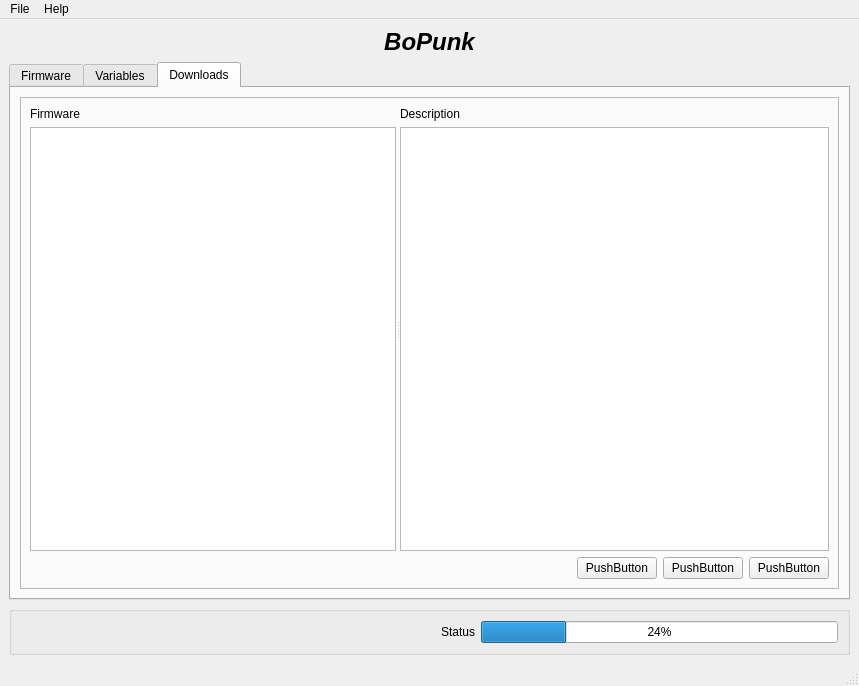
<ui version="4.0" >
 <class>MainWindow</class>
 <widget class="QMainWindow" name="MainWindow" >
  <property name="geometry" >
   <rect>
    <x>0</x>
    <y>0</y>
    <width>859</width>
    <height>686</height>
   </rect>
  </property>
  <property name="windowTitle" >
   <string>MainWindow</string>
  </property>
  <widget class="QWidget" name="centralwidget" >
   <layout class="QVBoxLayout" name="verticalLayout" >
    <item>
     <widget class="QLabel" name="label" >
      <property name="text" >
       <string>&lt;!DOCTYPE HTML PUBLIC "-//W3C//DTD HTML 4.0//EN" "http://www.w3.org/TR/REC-html40/strict.dtd">
&lt;html>&lt;head>&lt;meta name="qrichtext" content="1" />&lt;style type="text/css">
p, li { white-space: pre-wrap; }
&lt;/style>&lt;/head>&lt;body style=" font-family:'Lucida Grande'; font-size:13pt; font-weight:400; font-style:normal;">
&lt;p align="center" style=" margin-top:18px; margin-bottom:12px; margin-left:0px; margin-right:0px; -qt-block-indent:0; text-indent:0px; font-size:xx-large; font-weight:600;">&lt;span style=" font-size:xx-large; font-style:italic;">BoPunk&lt;/span>&lt;/p>&lt;/body>&lt;/html></string>
      </property>
     </widget>
    </item>
    <item>
     <widget class="QTabWidget" name="tabs" >
      <property name="currentIndex" >
       <number>2</number>
      </property>
      <widget class="QWidget" name="firmwareTab" >
       <attribute name="title" >
        <string>Firmware</string>
       </attribute>
       <layout class="QVBoxLayout" name="verticalLayout_6" >
        <item>
         <layout class="QFormLayout" name="formLayout" >
          <item row="0" column="0" >
           <widget class="QLabel" name="label_3" >
            <property name="text" >
             <string>BoPunk Device: </string>
            </property>
           </widget>
          </item>
          <item row="1" column="0" >
           <widget class="QLabel" name="label_4" >
            <property name="text" >
             <string>Firmware Version:</string>
            </property>
           </widget>
          </item>
          <item row="2" column="0" >
           <widget class="QLabel" name="label_5" >
            <property name="text" >
             <string>Firmware Title:</string>
            </property>
           </widget>
          </item>
          <item row="0" column="1" >
           <widget class="QLabel" name="label_6" >
            <property name="text" >
             <string>TextLabel</string>
            </property>
           </widget>
          </item>
          <item row="1" column="1" >
           <widget class="QLabel" name="label_7" >
            <property name="text" >
             <string>TextLabel</string>
            </property>
           </widget>
          </item>
          <item row="2" column="1" >
           <widget class="QLabel" name="label_8" >
            <property name="text" >
             <string>TextLabel</string>
            </property>
           </widget>
          </item>
          <item row="3" column="1" >
           <widget class="QToolButton" name="toolButton" >
            <property name="text" >
             <string>Device Settings</string>
            </property>
           </widget>
          </item>
         </layout>
        </item>
        <item>
         <widget class="QFrame" name="frame_2" >
          <property name="frameShape" >
           <enum>QFrame::StyledPanel</enum>
          </property>
          <property name="frameShadow" >
           <enum>QFrame::Raised</enum>
          </property>
          <layout class="QVBoxLayout" name="verticalLayout_5" >
           <item>
            <widget class="QSplitter" name="splitter_2" >
             <property name="orientation" >
              <enum>Qt::Horizontal</enum>
             </property>
             <widget class="QWidget" name="layoutWidget" >
              <layout class="QVBoxLayout" name="verticalLayout_4" >
               <item>
                <widget class="QLabel" name="label_10" >
                 <property name="text" >
                  <string>Firmwares</string>
                 </property>
                </widget>
               </item>
               <item>
                <widget class="QTableView" name="tableView" />
               </item>
              </layout>
             </widget>
            </widget>
           </item>
           <item>
            <layout class="QHBoxLayout" name="horizontalLayout_3" >
             <item>
              <spacer name="horizontalSpacer_3" >
               <property name="orientation" >
                <enum>Qt::Horizontal</enum>
               </property>
               <property name="sizeHint" stdset="0" >
                <size>
                 <width>40</width>
                 <height>20</height>
                </size>
               </property>
              </spacer>
             </item>
             <item>
              <widget class="QPushButton" name="pushButton_3" >
               <property name="text" >
                <string>Upload Firmware</string>
               </property>
              </widget>
             </item>
            </layout>
           </item>
          </layout>
         </widget>
        </item>
       </layout>
      </widget>
      <widget class="QWidget" name="variablesTab" >
       <attribute name="title" >
        <string>Variables</string>
       </attribute>
       <layout class="QGridLayout" name="gridLayout" >
        <item row="0" column="1" >
         <widget class="QFrame" name="frame_3" >
          <property name="frameShape" >
           <enum>QFrame::StyledPanel</enum>
          </property>
          <property name="frameShadow" >
           <enum>QFrame::Raised</enum>
          </property>
          <layout class="QFormLayout" name="formLayout_3" >
           <property name="fieldGrowthPolicy" >
            <enum>QFormLayout::FieldsStayAtSizeHint</enum>
           </property>
           <item row="0" column="0" >
            <widget class="QLabel" name="label_30" >
             <property name="text" >
              <string>BoPunk Device: </string>
             </property>
            </widget>
           </item>
           <item row="0" column="1" >
            <widget class="QLabel" name="label_33" >
             <property name="text" >
              <string>TextLabel</string>
             </property>
            </widget>
           </item>
           <item row="1" column="0" >
            <widget class="QLabel" name="label_29" >
             <property name="text" >
              <string>Firmware Version:</string>
             </property>
            </widget>
           </item>
           <item row="1" column="1" >
            <widget class="QLabel" name="label_31" >
             <property name="text" >
              <string>TextLabel</string>
             </property>
            </widget>
           </item>
           <item row="2" column="0" >
            <widget class="QLabel" name="label_32" >
             <property name="text" >
              <string>Firmware Title:</string>
             </property>
            </widget>
           </item>
           <item row="2" column="1" >
            <widget class="QLabel" name="label_28" >
             <property name="text" >
              <string>TextLabel</string>
             </property>
            </widget>
           </item>
          </layout>
          <zorder>label_28</zorder>
          <zorder>label_31</zorder>
          <zorder>label_33</zorder>
          <zorder>label_29</zorder>
          <zorder>label_30</zorder>
          <zorder>label_32</zorder>
         </widget>
        </item>
        <item row="1" column="0" colspan="2" >
         <widget class="QDialogButtonBox" name="Update" >
          <property name="layoutDirection" >
           <enum>Qt::RightToLeft</enum>
          </property>
          <property name="standardButtons" >
           <set>QDialogButtonBox::Apply|QDialogButtonBox::Reset|QDialogButtonBox::RestoreDefaults</set>
          </property>
         </widget>
        </item>
        <item row="0" column="0" >
         <widget class="QScrollArea" name="scrollArea" >
          <property name="widgetResizable" >
           <bool>true</bool>
          </property>
          <widget class="QWidget" name="scrollAreaWidgetContents" >
           <property name="geometry" >
            <rect>
             <x>0</x>
             <y>0</y>
             <width>561</width>
             <height>406</height>
            </rect>
           </property>
           <layout class="QFormLayout" name="formLayout_2" >
            <item row="0" column="0" >
             <widget class="QLabel" name="label_13" >
              <property name="text" >
               <string>Variable:</string>
              </property>
             </widget>
            </item>
            <item row="0" column="1" >
             <layout class="QHBoxLayout" name="horizontalLayout_4" >
              <item>
               <widget class="QSlider" name="horizontalSlider" >
                <property name="orientation" >
                 <enum>Qt::Horizontal</enum>
                </property>
               </widget>
              </item>
              <item>
               <widget class="QLineEdit" name="lineEdit" />
              </item>
             </layout>
            </item>
            <item row="1" column="0" >
             <widget class="QLabel" name="label_18" >
              <property name="text" >
               <string>Description:</string>
              </property>
             </widget>
            </item>
            <item row="1" column="1" >
             <widget class="QLabel" name="label_11" >
              <property name="text" >
               <string>TextLabel</string>
              </property>
             </widget>
            </item>
            <item row="2" column="0" >
             <widget class="QLabel" name="label_14" >
              <property name="text" >
               <string>Variable:</string>
              </property>
             </widget>
            </item>
            <item row="2" column="1" >
             <layout class="QHBoxLayout" name="horizontalLayout_5" >
              <item>
               <widget class="QSlider" name="horizontalSlider_2" >
                <property name="orientation" >
                 <enum>Qt::Horizontal</enum>
                </property>
               </widget>
              </item>
              <item>
               <widget class="QLineEdit" name="lineEdit_2" />
              </item>
             </layout>
            </item>
            <item row="3" column="0" >
             <widget class="QLabel" name="label_20" >
              <property name="text" >
               <string>Description:</string>
              </property>
             </widget>
            </item>
            <item row="3" column="1" >
             <widget class="QLabel" name="label_12" >
              <property name="text" >
               <string>TextLabel</string>
              </property>
             </widget>
            </item>
            <item row="4" column="0" >
             <widget class="QLabel" name="label_15" >
              <property name="text" >
               <string>Variable:</string>
              </property>
             </widget>
            </item>
            <item row="4" column="1" >
             <layout class="QHBoxLayout" name="horizontalLayout_6" >
              <item>
               <widget class="QSlider" name="horizontalSlider_3" >
                <property name="orientation" >
                 <enum>Qt::Horizontal</enum>
                </property>
               </widget>
              </item>
              <item>
               <widget class="QLineEdit" name="lineEdit_3" />
              </item>
             </layout>
            </item>
            <item row="5" column="0" >
             <widget class="QLabel" name="label_22" >
              <property name="text" >
               <string>Description:</string>
              </property>
             </widget>
            </item>
            <item row="5" column="1" >
             <widget class="QLabel" name="label_16" >
              <property name="text" >
               <string>TextLabel</string>
              </property>
             </widget>
            </item>
            <item row="6" column="0" >
             <widget class="QLabel" name="label_19" >
              <property name="text" >
               <string>Variable:</string>
              </property>
             </widget>
            </item>
            <item row="6" column="1" >
             <layout class="QHBoxLayout" name="horizontalLayout_7" >
              <item>
               <widget class="QSlider" name="horizontalSlider_4" >
                <property name="orientation" >
                 <enum>Qt::Horizontal</enum>
                </property>
               </widget>
              </item>
              <item>
               <widget class="QLineEdit" name="lineEdit_4" />
              </item>
             </layout>
            </item>
            <item row="7" column="0" >
             <widget class="QLabel" name="label_24" >
              <property name="text" >
               <string>Description:</string>
              </property>
             </widget>
            </item>
            <item row="7" column="1" >
             <widget class="QLabel" name="label_17" >
              <property name="text" >
               <string>TextLabel</string>
              </property>
             </widget>
            </item>
            <item row="8" column="0" >
             <widget class="QLabel" name="label_21" >
              <property name="text" >
               <string>Variable:</string>
              </property>
             </widget>
            </item>
            <item row="8" column="1" >
             <layout class="QHBoxLayout" name="horizontalLayout_8" >
              <item>
               <widget class="QSlider" name="horizontalSlider_5" >
                <property name="orientation" >
                 <enum>Qt::Horizontal</enum>
                </property>
               </widget>
              </item>
              <item>
               <widget class="QLineEdit" name="lineEdit_5" />
              </item>
             </layout>
            </item>
            <item row="9" column="0" >
             <widget class="QLabel" name="label_25" >
              <property name="text" >
               <string>Description:</string>
              </property>
             </widget>
            </item>
            <item row="9" column="1" >
             <widget class="QLabel" name="label_23" >
              <property name="text" >
               <string>TextLabel</string>
              </property>
             </widget>
            </item>
           </layout>
          </widget>
         </widget>
        </item>
       </layout>
      </widget>
      <widget class="QWidget" name="downloadsTab" >
       <attribute name="title" >
        <string>Downloads</string>
       </attribute>
       <layout class="QVBoxLayout" name="verticalLayout_2" >
        <item>
         <widget class="QFrame" name="frame" >
          <property name="frameShape" >
           <enum>QFrame::StyledPanel</enum>
          </property>
          <property name="frameShadow" >
           <enum>QFrame::Raised</enum>
          </property>
          <layout class="QVBoxLayout" name="verticalLayout_8" >
           <item>
            <widget class="QSplitter" name="splitter" >
             <property name="sizePolicy" >
              <sizepolicy vsizetype="Expanding" hsizetype="Expanding" >
               <horstretch>0</horstretch>
               <verstretch>0</verstretch>
              </sizepolicy>
             </property>
             <property name="orientation" >
              <enum>Qt::Horizontal</enum>
             </property>
             <property name="childrenCollapsible" >
              <bool>false</bool>
             </property>
             <widget class="QWidget" name="layoutWidget" >
              <layout class="QVBoxLayout" name="verticalLayout_3" >
               <property name="sizeConstraint" >
                <enum>QLayout::SetDefaultConstraint</enum>
               </property>
               <item>
                <widget class="QLabel" name="label_9" >
                 <property name="text" >
                  <string>Firmware</string>
                 </property>
                </widget>
               </item>
               <item>
                <widget class="QTableView" name="tableView_2" >
                 <property name="baseSize" >
                  <size>
                   <width>150</width>
                   <height>300</height>
                  </size>
                 </property>
                 <property name="alternatingRowColors" >
                  <bool>true</bool>
                 </property>
                 <property name="sortingEnabled" >
                  <bool>false</bool>
                 </property>
                </widget>
               </item>
              </layout>
             </widget>
             <widget class="QWidget" name="layoutWidget" >
              <layout class="QVBoxLayout" name="verticalLayout_7" >
               <property name="sizeConstraint" >
                <enum>QLayout::SetDefaultConstraint</enum>
               </property>
               <item>
                <widget class="QLabel" name="label_26" >
                 <property name="text" >
                  <string>Description</string>
                 </property>
                </widget>
               </item>
               <item>
                <widget class="QTextBrowser" name="textBrowser" >
                 <property name="minimumSize" >
                  <size>
                   <width>300</width>
                   <height>300</height>
                  </size>
                 </property>
                </widget>
               </item>
              </layout>
             </widget>
            </widget>
           </item>
           <item>
            <layout class="QHBoxLayout" name="horizontalLayout_2" >
             <property name="sizeConstraint" >
              <enum>QLayout::SetMaximumSize</enum>
             </property>
             <item>
              <spacer name="horizontalSpacer_2" >
               <property name="orientation" >
                <enum>Qt::Horizontal</enum>
               </property>
               <property name="sizeHint" stdset="0" >
                <size>
                 <width>40</width>
                 <height>20</height>
                </size>
               </property>
              </spacer>
             </item>
             <item>
              <widget class="QPushButton" name="pushButton_5" >
               <property name="text" >
                <string>PushButton</string>
               </property>
              </widget>
             </item>
             <item>
              <widget class="QPushButton" name="pushButton_2" >
               <property name="text" >
                <string>PushButton</string>
               </property>
              </widget>
             </item>
             <item>
              <widget class="QPushButton" name="pushButton" >
               <property name="text" >
                <string>PushButton</string>
               </property>
              </widget>
             </item>
            </layout>
           </item>
          </layout>
         </widget>
        </item>
       </layout>
      </widget>
     </widget>
    </item>
    <item>
     <widget class="QGroupBox" name="groupBox" >
      <property name="title" >
       <string/>
      </property>
      <layout class="QHBoxLayout" name="horizontalLayout" >
       <item>
        <spacer name="horizontalSpacer" >
         <property name="orientation" >
          <enum>Qt::Horizontal</enum>
         </property>
         <property name="sizeHint" stdset="0" >
          <size>
           <width>420</width>
           <height>20</height>
          </size>
         </property>
        </spacer>
       </item>
       <item>
        <widget class="QLabel" name="label_2" >
         <property name="text" >
          <string>Status</string>
         </property>
        </widget>
       </item>
       <item>
        <widget class="QProgressBar" name="progressBar" >
         <property name="value" >
          <number>24</number>
         </property>
        </widget>
       </item>
      </layout>
      <zorder>progressBar</zorder>
      <zorder>label_2</zorder>
      <zorder>horizontalSpacer</zorder>
     </widget>
    </item>
   </layout>
  </widget>
  <widget class="QStatusBar" name="statusbar" />
  <widget class="QMenuBar" name="menubar" >
   <property name="geometry" >
    <rect>
     <x>0</x>
     <y>0</y>
     <width>859</width>
     <height>22</height>
    </rect>
   </property>
   <property name="autoFillBackground" >
    <bool>false</bool>
   </property>
   <property name="defaultUp" >
    <bool>true</bool>
   </property>
   <widget class="QMenu" name="menuFile" >
    <property name="title" >
     <string>File</string>
    </property>
    <addaction name="actionUpload_Firmware" />
    <addaction name="actionDownload_Firmware" />
    <addaction name="separator" />
    <addaction name="actionExit" />
   </widget>
   <widget class="QMenu" name="menuHelp" >
    <property name="title" >
     <string>Help</string>
    </property>
    <addaction name="actionAbout" />
   </widget>
   <addaction name="menuFile" />
   <addaction name="menuHelp" />
  </widget>
  <action name="actionUpload_Firmware" >
   <property name="text" >
    <string>&amp;Upload Firmware</string>
   </property>
  </action>
  <action name="actionDownload_Firmware" >
   <property name="text" >
    <string>&amp;Download Firmware</string>
   </property>
  </action>
  <action name="actionExit" >
   <property name="text" >
    <string>&amp;Exit</string>
   </property>
  </action>
  <action name="actionAbout" >
   <property name="text" >
    <string>&amp;About</string>
   </property>
  </action>
 </widget>
 <resources/>
 <connections/>
</ui>
